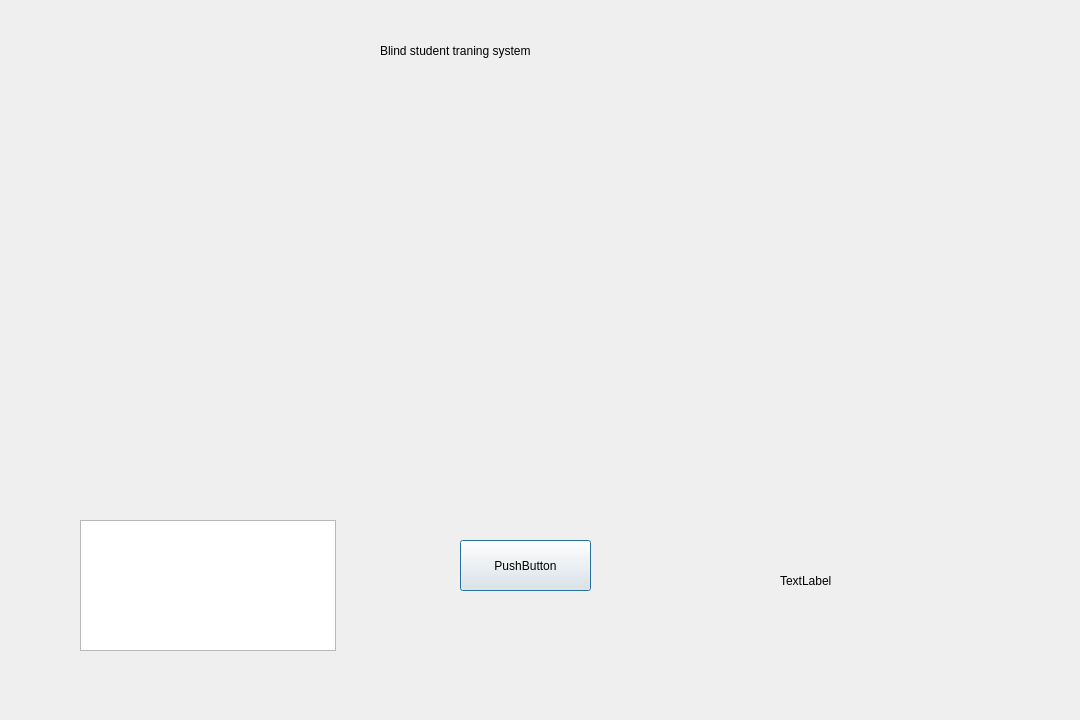
<?xml version="1.0" encoding="UTF-8"?>
<ui version="4.0">
 <class>Dialog</class>
 <widget class="QDialog" name="Dialog">
  <property name="geometry">
   <rect>
    <x>0</x>
    <y>0</y>
    <width>1080</width>
    <height>720</height>
   </rect>
  </property>
  <property name="windowTitle">
   <string>Dialog</string>
  </property>
  <widget class="QLabel" name="Live_video">
   <property name="geometry">
    <rect>
     <x>30</x>
     <y>170</y>
     <width>480</width>
     <height>270</height>
    </rect>
   </property>
   <property name="text">
    <string/>
   </property>
   <property name="pixmap">
    <pixmap>camara_not_working.jpg</pixmap>
   </property>
   <property name="scaledContents">
    <bool>true</bool>
   </property>
  </widget>
  <widget class="QLabel" name="practis_vid">
   <property name="geometry">
    <rect>
     <x>570</x>
     <y>170</y>
     <width>480</width>
     <height>270</height>
    </rect>
   </property>
   <property name="text">
    <string/>
   </property>
   <property name="pixmap">
    <pixmap>camara_not_working.jpg</pixmap>
   </property>
   <property name="scaledContents">
    <bool>true</bool>
   </property>
  </widget>
  <widget class="QPushButton" name="pushButton">
   <property name="geometry">
    <rect>
     <x>460</x>
     <y>540</y>
     <width>131</width>
     <height>51</height>
    </rect>
   </property>
   <property name="text">
    <string>PushButton</string>
   </property>
  </widget>
  <widget class="QListWidget" name="letter_list">
   <property name="geometry">
    <rect>
     <x>80</x>
     <y>520</y>
     <width>256</width>
     <height>131</height>
    </rect>
   </property>
  </widget>
  <widget class="QLabel" name="Display_status">
   <property name="geometry">
    <rect>
     <x>780</x>
     <y>520</y>
     <width>201</width>
     <height>121</height>
    </rect>
   </property>
   <property name="text">
    <string>TextLabel</string>
   </property>
  </widget>
  <widget class="QLabel" name="topic">
   <property name="geometry">
    <rect>
     <x>380</x>
     <y>30</y>
     <width>341</width>
     <height>41</height>
    </rect>
   </property>
   <property name="styleSheet">
    <string notr="true">font: 20pt &quot;Nirmala UI&quot;;
</string>
   </property>
   <property name="text">
    <string>Blind student traning system</string>
   </property>
  </widget>
 </widget>
 <resources/>
 <connections/>
</ui>
